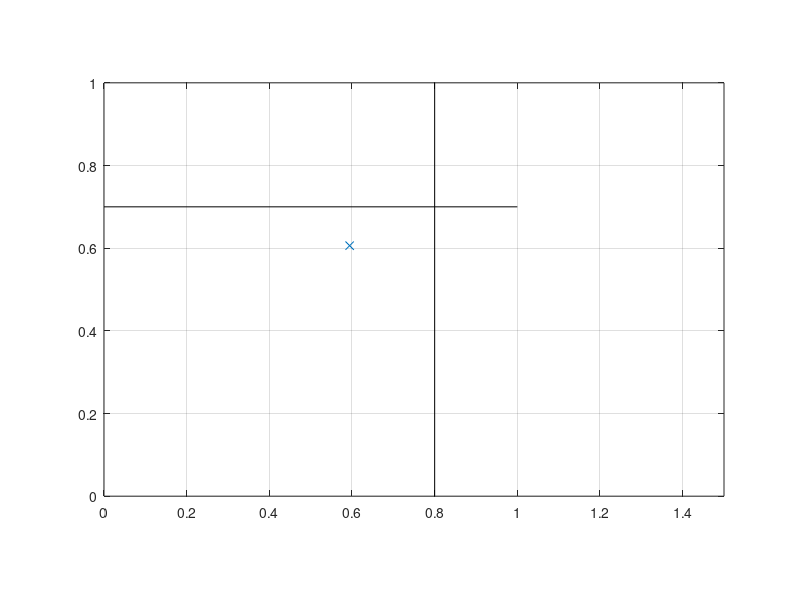

The MATLAB script that drew this image: (Note: this script raises an error after producing the figure.)
close all
clear
clc

load('opt3asymLaser.mat')

alphaNom = [0.594273236532978;0.606081751647561;0.382679491924311];

%% plot p1-p2 plane
figure(1);clf;
hold on
box on
grid on
axis equal

plot([0 1],[0.7,0.7],'k')
plot([0.8 0.8],[0,1],'k')
plot(alphaNom(1),alphaNom(2),'x')

xlim([0 1.5]);
ylim([0 1]);

for ii=1:2
    alphaCrit=aDDENLP.vars.critical(ii).alpha.values;
    r=aDDENLP.vars.critical(ii).r.values;
    r=r/norm(r,2);
    
    [p,n,~]=plane_intersect(r,alphaCrit,[0 0 1]',[0 0 alphaNom(3)]);
    
    plot([p(1)-10*n(1),p(1)+10*n(1)],[p(2)-10*n(2),p(2)+10*n(2)])
end

for ii=3:4
    alphaCrit=aDDENLP.vars.critical(ii).alpha.values;
    r=aDDENLP.vars.critical(ii).r.values;
    r=r/norm(r,2);
    
    [p,n,~]=plane_intersect(r,alphaCrit,[0 0 1]',[0 0 alphaNom(3)]);
    
    plot([p(1)-10*n(1),p(1)+10*n(1)],[p(2)-10*n(2),p(2)+10*n(2)],'--')
end


xlabel('p_1')
ylabel('p_2')

% matlab2tikz('3LasymParamP1P2.tex')


%% plot p2-p3 plane
figure(2);clf;
hold on
box on
grid on
axis equal

plot([0 1],[0.4,0.4],'k')
plot([0.7,0.7],[0 1],'k')
plot(alphaNom(2),alphaNom(3),'x')

xlim([0 1]);
ylim([0 1]);

for ii=1:2
    
    alphaCrit=aDDENLP.vars.critical(ii).alpha.values;
    r=aDDENLP.vars.critical(ii).r.values;
    r=r/norm(r,2);
    
    [p,n,check]=plane_intersect(r,alphaCrit,[1 0 0]',[alphaNom(1) 0 0]);
    
    plot([p(2)-10*n(2),p(2)+10*n(2)],[p(3)-10*n(3),p(3)+10*n(3)])
    
end
for ii=3:4
    
    alphaCrit=aDDENLP.vars.critical(ii).alpha.values;
    r=aDDENLP.vars.critical(ii).r.values;
    r=r/norm(r,2);
    
    [p,n,check]=plane_intersect(r,alphaCrit,[1 0 0]',[alphaNom(1) 0 0]);
    
    plot([p(2)-10*n(2),p(2)+10*n(2)],[p(3)-10*n(3),p(3)+10*n(3)],'--')
    
end

xlabel('p_2')
ylabel('p_3')

% matlab2tikz('3LasymParamP2P3.tex')